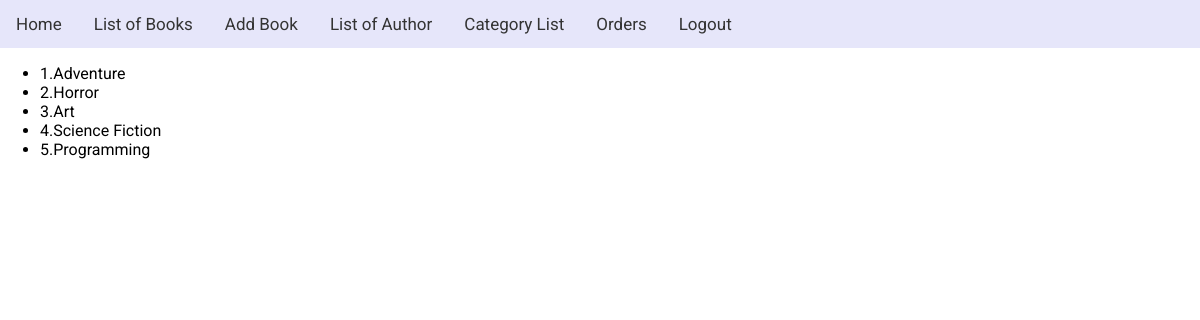
The app's page /categoryList (signed in) with its own data.
### tables this page shows
CREATE TABLE `bookcategory` (
  `id` int(2) NOT NULL,
  `categoryName` varchar(100) NOT NULL
);

### classes/EntryPoint.php (called while the page is built, shortened)
<?php
class EntryPoint{
    private $routes;
    private $route;
    public function __construct($route)
    {
        $this->routes=new Route();
        $this->route=$route;
    }
    public function loadTemplate($templateName,$variable=[])
    {
        extract($variable);
        include __DIR__."//..//templates/".$templateName;
        return ob_get_clean();
    }
    public function run()
    {
        $page=$this->routes->getRoute($this->route);
        if(isset($page['variables']))
        {
            $output=$this->loadTemplate($page['template'],$page['variables']);
        }else
        {
            $output=$this->loadTemplate($page['template']);
        }
        include __DIR__."//..//templates/layout.html.php";
    }
}

### index.php (called while the page is built)
<?php
    include __DIR__."//classes/EntryPoint.php";
    $url=$_SERVER['REQUEST_URI'];
    $url=strtok($url,"?");
    $entryPoint=new EntryPoint($url);
    $entryPoint->run();

### controller/BookController.php (called while the page is built, shortened)
<?php
class BookController{
    private $categoryTable;
    public function __construct()
    {
        include __DIR__."//..//config/DatabaseConnection.php";
        include __DIR__."//..//config/DatabaseTable.php";
        $this->categoryTable=new DatabaseTable($pdo,'bookCategory','id');
    }
    public function getCategoryList()
    {
        $categories=$this->categoryTable->findAll();
        return['template'   =>'categoryList.html.php',
                'title'     => 'Category',
                'variables' =>[
                    'categories'=>$categories,
                ]
    ];
    }
}

### config/DatabaseTable.php (called while the page is built, shortened)
<?php
class DatabaseTable{
    private $pdo;
    private $tableName;
    public function __construct(PDO $pdo,string $tableName,string $primaryKey)
    {
        include __DIR__."//.//DatabaseConnection.php";
        $this->pdo=$pdo;
        $this->tableName=$tableName;
    }
    private function query($query,$parameters=[])
    {
        $query=$this->pdo->prepare($query);
        $query->execute($parameters);
        return $query;
    }
    public function findAll(){
        $query="SELECT * FROM ".$this->tableName;
        $result=$this->query($query);
        return $result->fetchAll(PDO::FETCH_ASSOC);
    }
}

### Routes/Routes.php (called while the page is built, shortened)
<?php
    class Route{
        public function getRoute($route)
        {
            include __DIR__."//..//controller/BookController.php";
            $bookController = new BookController();
            $authController = new AuthController();
            if('/sd3/'===$route)
            {
                $page=$bookController->home();
            }
            elseif('/sd3/list'=== $route)
            {
                $page=$bookController->showList();
            }
            elseif('/sd3/show'=== $route)
            {
                $page=$bookController->show();
            }
            elseif('/sd3/add'=== $route)
            {
                if($authController->isLoggedIn()){
                    $page=$bookController->saveEdit();
                }else{
                    $page=$bookController->home();
                }
            }
            elseif('/sd3/authorList'===$route)
            {
                $page=$bookController->getAuthorList();
            }
            elseif('/sd3/categoryList' ===$route)
            {
                $page=$bookController->getCategoryList();
            }
            elseif('/sd3/update' === $route)
            {
                $page=$bookController->saveEdit();
            }
            elseif('/sd3/delete'===$route)
            {
                $page=$bookController->delete();
            }
            elseif('/sd3/login'===$route)
            {
                $page=$authController->login();
            }
            elseif('/sd3/logout'===$route)
            {
                $page=$authController->logout();
            }
            elseif('/sd3/order')
            {
                $page=$bookController->orderBook();
            }
            return $page;
        }
    }

### templates/categoryList.html.php (the view)
<ul>
    <?php foreach($categories as $category):?>
        <li><?=$category['id']?>.<?=$category['categoryName']?></li>
    <?php endforeach ?>
</ul>

### style.css (style rules this page uses)
body { margin: 0; padding: 0; font-family: 'Roboto', sans-serif; ; }

### records on screen
bookcategory: id "1", categoryName "Adventure"
bookcategory: id "2", categoryName "Horror"
bookcategory: id "3", categoryName "Art"
bookcategory: id "4", categoryName "Science Fiction"
bookcategory: id "5", categoryName "Programming"
